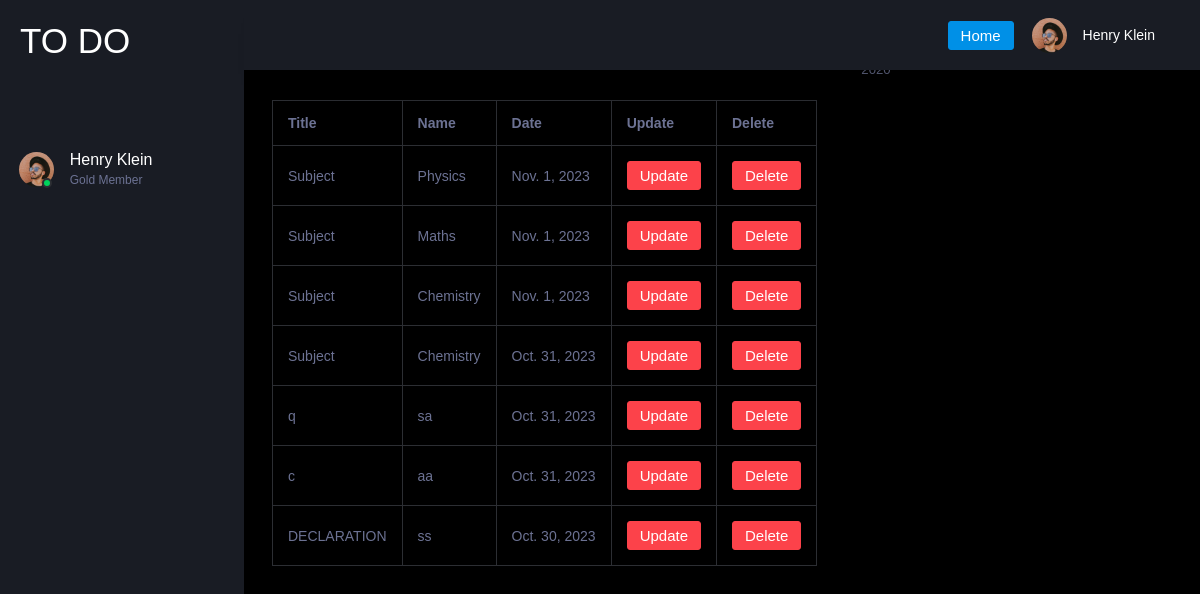
/view, run on the app's committed database.
### new_app/models.py (models this page shows)
class Todo(models.Model):
    title = models.CharField(max_length=100)
    name = models.CharField(max_length=10)
    date = models.DateField()

### new_app/views.py (the view)
# urls.py: path('view',views.view,name='view'),
def view(request):
    data = Todo.objects.all()
    return render(request, "view.html", {"data": data})

### templates/view.html (shortened to what this page needs)
{% extends "base.html" %}
{% block content %}
<table class="table table-bordered">
    <tr>
        <th>Title</th>
        <th>Name</th>
        <th>Date</th>
        <th>Update</th>
        <th>Delete</th>
    </tr>
    {% for x in data %}
    <tr>
        <td>{{ x.title }}</td>
        <td>{{ x.name }}</td>
        <td>{{ x.date }}</td>
        <td>
            <form action="{% url 'update' x.id %}"  >
            <input type="submit" class="btn btn-danger" value="Update" />
            </form>
        </td>
        <td>
            <form action="{% url 'delts' x.id %}" method="POST" >
                <input type="submit" class="btn btn-danger" value="Delete" />
            </form>
        </td>
    </tr>
    {% endfor %}
</table>
         {% endblock %}

### templates/base.html (shortened to what this page needs)
<!DOCTYPE html>
{% load static %}
<html lang="en">
  <head>
    <link rel="stylesheet" href=" {% static 'assets/vendors/mdi/css/materialdesignicons.min.css' %} ">
    <link rel="stylesheet" href=" {% static 'assets/vendors/css/vendor.bundle.base.css' %} ">
    <link rel="stylesheet" href=" {% static 'assets/vendors/jvectormap/jquery-jvectormap.css' %} ">
    <link rel="stylesheet" href=" {% static 'assets/vendors/flag-icon-css/css/flag-icon.min.css' %} ">
    <link rel="stylesheet" href=" {% static 'assets/vendors/owl-carousel-2/owl.carousel.min.css' %} ">
    <link rel="stylesheet" href=" {% static 'assets/vendors/owl-carousel-2/owl.theme.default.min.css' %} ">
    <link rel="stylesheet" href=" {% static 'assets/css/style.css' %} ">
  </head>
  <body>
    <div class="container-scroller">
      <nav class="sidebar sidebar-offcanvas" id="sidebar">
        <div>
          <h1 style=" margin-left: 20px;margin-top: 20px">TO DO</h1>
        </div>
        <ul class="nav">
          <li class="nav-item profile">
            <div class="profile-desc">
              <div class="profile-pic">
                <div class="count-indicator">
                  <img class="img-xs rounded-circle " src=" {% static 'assets/images/faces/face15.jpg' %} " alt="">
                  <span class="count bg-success"></span>
                </div>
                <div class="profile-name">
                  <h5 class="mb-0 font-weight-normal">Henry Klein</h5>
                  <span>Gold Member</span>
                </div>
              </div>
              <a href="#" id="profile-dropdown" data-toggle="dropdown"><i class="mdi mdi-dots-vertical"></i></a>
            </div>
          </li>
        </ul>
      </nav>
      <div class="container-fluid page-body-wrapper">
        <nav class="navbar p-0 fixed-top d-flex flex-row">
          <div class="navbar-menu-wrapper flex-grow d-flex align-items-stretch">
            <ul class="navbar-nav navbar-nav-right">
              <li class="nav-item dropdown d-none d-lg-block">
                <a href="{% url 'new' %}" class="btn btn-primary">Home</a>
              </li>
              <li class="nav-item dropdown">
                <a class="nav-link" id="profileDropdown" href="#" data-toggle="dropdown">
                  <div class="navbar-profile">
                    <img class="img-xs rounded-circle" src=" {% static 'assets/images/faces/face15.jpg' %} " alt="">
                    <p class="mb-0 d-none d-sm-block navbar-profile-name">Henry Klein</p>
                    <i class="mdi mdi-menu-down d-none d-sm-block"></i>
                  </div>
                </a>
              </li>
            </ul>
          </div>
        </nav>
        <div class="main-panel">
          <div class="content-wrapper">
              {% block content %}
              {% endblock %}
          </div>
        </div>
          <footer class="footer">
            <div class="d-sm-flex justify-content-center justify-content-sm-between">
              <span class="text-muted d-block text-center text-sm-left d-sm-inline-block">Copyright © bootstrapdash.com 2020</span>
              <span class="float-none float-sm-right d-block mt-1 mt-sm-0 text-center"> Free <a href="https://www.bootstrapdash.com/bootstrap-admin-template/" target="_blank">Bootstrap admin templates</a> from Bootstrapdash.com</span>
            </div>
          </footer>
        </div>
      </div>
  </body>
</html>

### data on the page
Todo: title "Subject", name "Physics", date "Nov. 1, 2023"
Todo: title "Subject", name "Maths", date "Nov. 1, 2023"
Todo: title "Subject", name "Chemistry", date "Nov. 1, 2023"
Todo: title "Subject", name "Chemistry", date "Oct. 31, 2023"
Todo: title "q", name "sa", date "Oct. 31, 2023"
Todo: title "c", name "aa", date "Oct. 31, 2023"
Todo: title "DECLARATION", name "ss", date "Oct. 30, 2023"
